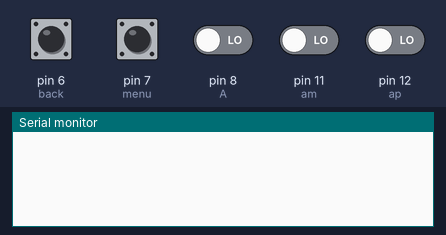
This sketch was run on a simulated Arduino Uno, built with avr-gcc and run on an emulated ATmega328P. On the bench: the last lines printed to the serial monitor. Inputs (shaded band) come from the test bench; at power-on: pin 6 (back), pin 7 (menu), pin 8 (A), pin 11 (am), pin 12 (ap) LOW.

Above: at 1.2 s.
1.3 s: pin 7 (menu) pulled HIGH for 0.15 s
At 3.6 s:
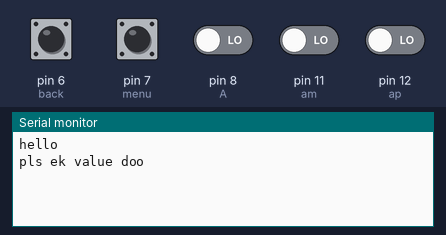
3.9 s: pin 8 (A) driven HIGH
At 5.1 s:
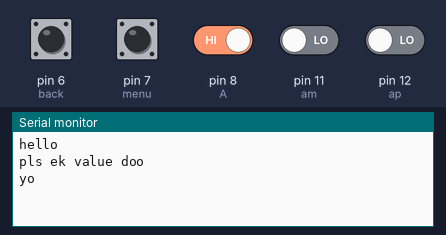
5.4 s: pin 6 (back) pulsed HIGH 2 times (0.12 s each, 0.3 s apart)
At 6.7 s:
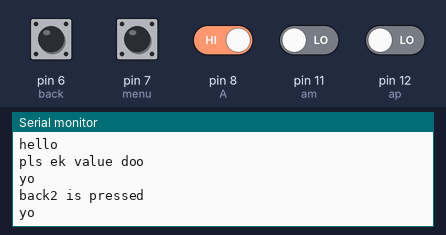

The sketch:

switch_increment.ino
```cpp
int a = 0;
int b = 0;
int menu = 7;
int A = 8;
int back = 6;                                //to describe variable
int ap = 12;
int am = 11;
int bp = 10;
int bm = 9;
int x = 0;          //phsical back counter
int y = 0;
void setup() {
  pinMode(12, INPUT);
  pinMode(11, INPUT);
  pinMode(10, INPUT);
  pinMode(9, INPUT);
  pinMode(8, INPUT);
  pinMode(7, INPUT);
  pinMode(6, INPUT);
  Serial.begin(9600);
}

void loop()
{
  x=0;                // to define x=0 again
  if (digitalRead(menu) == true)
  {
    while (digitalRead(menu) == true) {}
    Serial.println("hello");                               //starter
    delay(1000);
    Serial.println("pls ek value doo");

    while (x % 2 == 0)
    { y=0;
      if (digitalRead(back) == true)
       {
        while (digitalRead(back) == true) {}
        x = x + 1;
        Serial.println("back1 is pressed");}

      if (digitalRead(A) == true)
        // while (digitalRead(A) == true) {}
      {
        Serial.println("yo");
        delay(500);

        while (y % 2 == 0)
        {
          if (digitalRead(back) == true)
            {
              while (digitalRead(back) == true) {}
              y = y + 1;
            Serial.println("back2 is pressed");}

          if (digitalRead(ap) == true)
          {
            while (digitalRead(ap) == true) {}
            Serial.print(" number = ");
            Serial.println(a);
            a = a + 1;
            delay(380);                                       //button 1
          }
          if (digitalRead(am) == true)
          {
            while (digitalRead(am) == true) {}
            Serial.print(" number = ");
            Serial.println(a);
            a = a - 1;
            delay(380);
          }
        }
      }


    }
  }
}
```

Measured:
- after the input at 1.3 s, the serial monitor: prints a new line after 0.15 s (image 1)
- after the input at 3.9 s, the serial monitor: prints a new line at once (image 2)
- after the input at 5.4 s, the serial monitor: prints a new line after 0.12 s (image 3)
